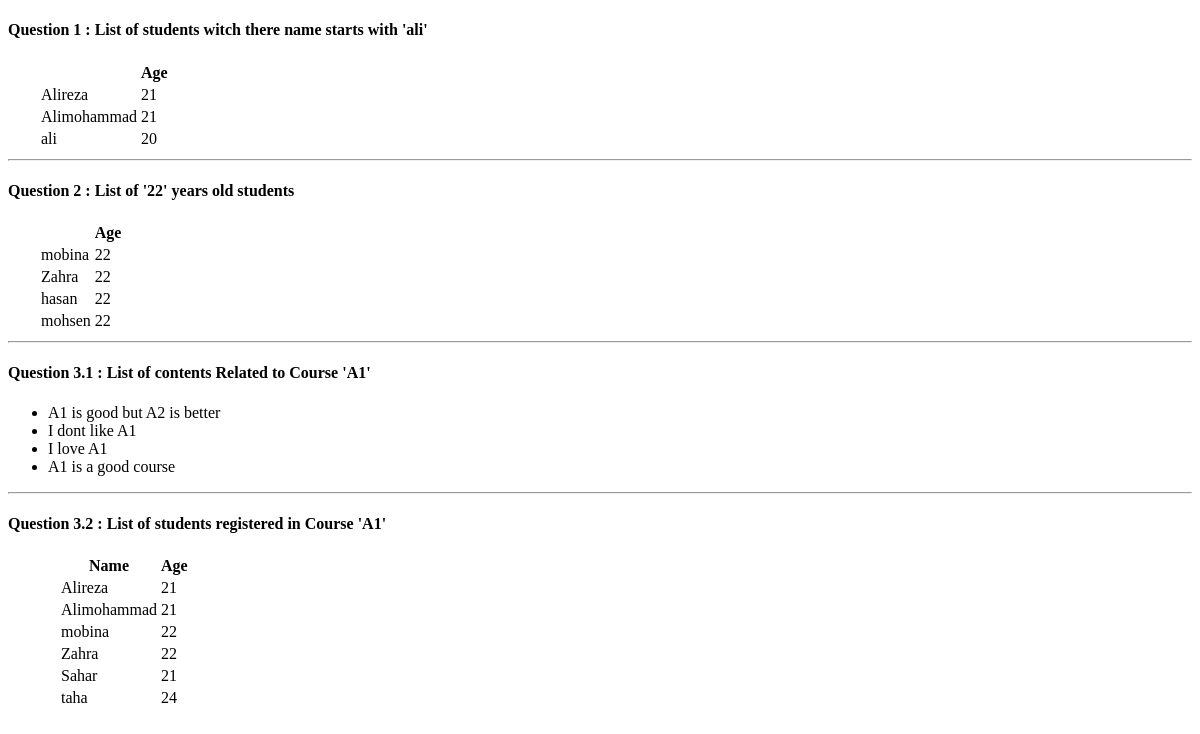
Before: /practice-3/ with the older database file.
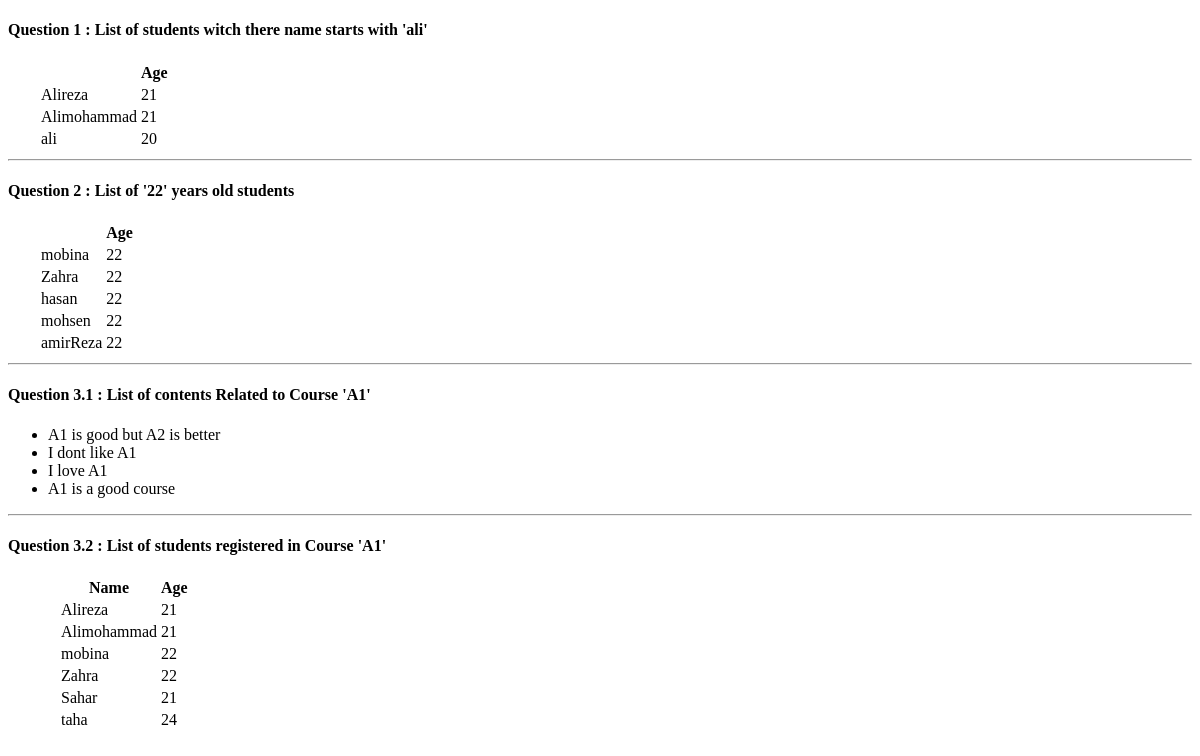
After: the same page with the newer database file.
### projects/models.py (models this page shows, shortened)
class student(models.Model):
    id = models.UUIDField(default=uuid.uuid4, primary_key=True, unique=True, editable=False)
    name = models.CharField(max_length=50, blank=True)
    age = models.IntegerField(default=0, blank=True)
    sudentNumber = models.IntegerField(default=0, blank=True)
    created = models.DateTimeField(auto_now_add=True)

class content(models.Model):
    id = models.UUIDField(default=uuid.uuid4, primary_key=True, unique=True, editable=False)
    des = models.CharField(max_length=2000, blank=True)
    created = models.DateTimeField(auto_now_add=True)

### projects/views.py (the view)
# urls.py: path('practice-3/', views.practice_three, name="practice_3"),
def practice_three(request):
    Q1students = student.objects.filter(name__startswith='ali')
    Q2students = student.objects.filter(age=22)
    contents = course.objects.get(name='A1').content.all()
    courceID = course.objects.get(name='A1').id
    Registration = registration.objects.filter(courseid=courceID)
    Q3students = []
    for i in Registration:
        Q3students.append(i.studentid)
    context = {'Q1students': Q1students,
               'Q2students': Q2students,
               'contents': contents,
               'Q3students': Q3students,
               }
    return render(request, 'projects/Practice_3/Practice_3.html', context)

### projects/templates/projects/Practice_3/Practice_3.html
{% extends 'main.html' %}
{% block content %}
<h4>Question 1 : List of students witch there name starts with 'ali' </h4>
<div style="margin-left:30px ;">
    <table>
        <tr>
            <th></th>
            <th>Age</th>
        </tr>
        {% for student in Q1students %}
        <tr>
            <td>{{student.name}}</td>
            <td>{{student.age}}</td>
        </tr>
        {% endfor %}
    </table>
</div>
<hr>
<h4>Question 2 : List of '22' years old students </h4>
<div style="margin-left:30px ;">
    <table>
        <tr>
            <th></th>
            <th>Age</th>
        </tr>
        {% for student in Q2students %}
        <tr>
            <td>{{student.name}}</td>
            <td>{{student.age}}</td>
        </tr>
        {% endfor %}
    </table>
</div>
<hr>
<h4>Question 3.1 : List of contents Related to Course 'A1' </h4>
<ul>
    {% for content in contents %}
    <li>{{content.des}}</li>
    {% endfor %}
</ul>
<hr>
<h4>Question 3.2 : List of students registered in Course 'A1' </h4>
<div style="margin-left:50px ;">
    <table>
        <tr>
            <th>Name</th>
            <th>Age</th>
        </tr>
        {% for student in Q3students %}
        <tr>
            <td>{{student.name}}</td>
            <td>{{student.age}}</td>
        </tr>
        {% endfor %}
    </table>
</div>
{% endblock %}

### templates/main.html (shortened to what this page needs)
<!DOCTYPE html>
<html lang="en">
<head>
</head>
<body>
    {% block content %}
    {% endblock content %}
</body>
</html>

Changed rows visible on the page:
added student: name "amirReza", age "22", shown under "Question 2 : List of '22' years old students"
